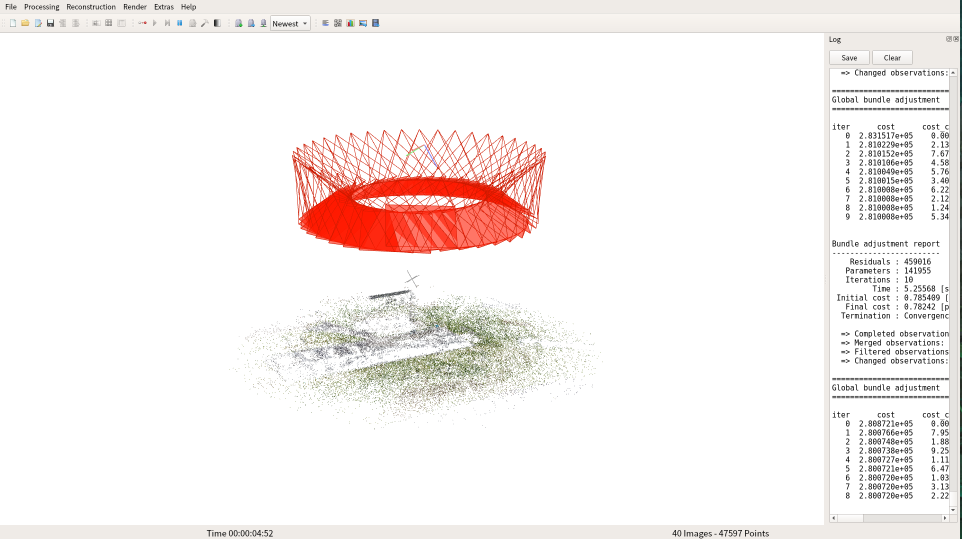
#> input picture document/flight_test_res/3d_0.png, 1923 x 1078 px, given in place of figurefastai.png, which was not available (shown at 1/2 size)
$ python cv2forcapturingcameravideos.py
#> lines starting #> are read from the running program, lines starting #| are printed output that depends on the picture; after the words box and inside, x2 and y2 are one past the last pixel; in counts of white or black regions, pixels touching at a corner belong together; pictures that were not available may be replaced by others from this repository, and a replacement may not be noted
import cv2
import numpy as np # helpful in dealing with matrices
# read the images
img = cv2.imread("figurefastai.png")
#> img is the input picture: shape (1078, 1923, 3); mean B, G, R 239.6, 241.2, 247.1

# conver into gray scale
imgGray = cv2.cvtColor(img, cv2.COLOR_BGR2GRAY)
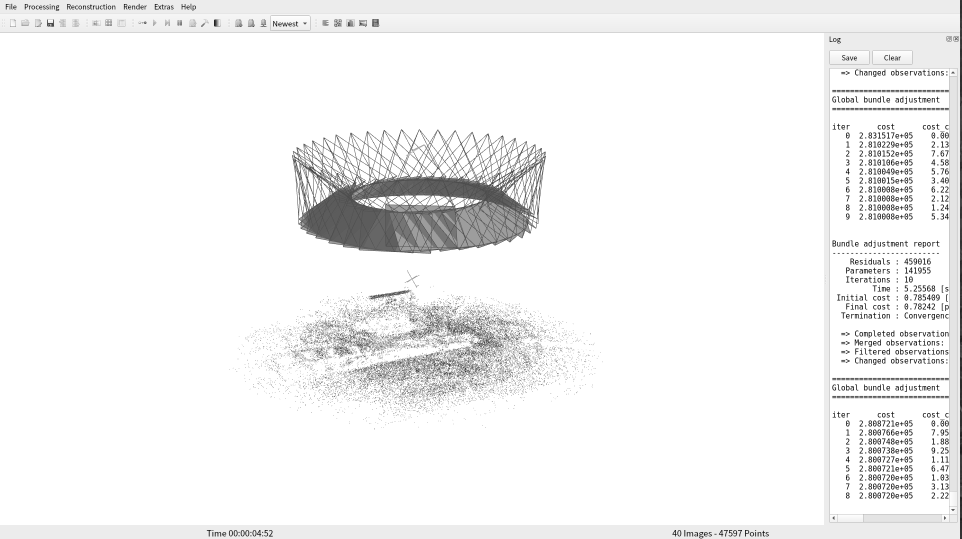
#> imgGray: shape (1078, 1923) (shown at 1/2 size); min 0, max 255, mean 242.8
# blur the image
imgBlur = cv2.GaussianBlur(imgGray, (7,7), 0) # Blur kernel size (7,7), sigma x is 0
# edge detector
imgCanny = cv2.Canny(img, 100, 100) # thereshold 100 and 100
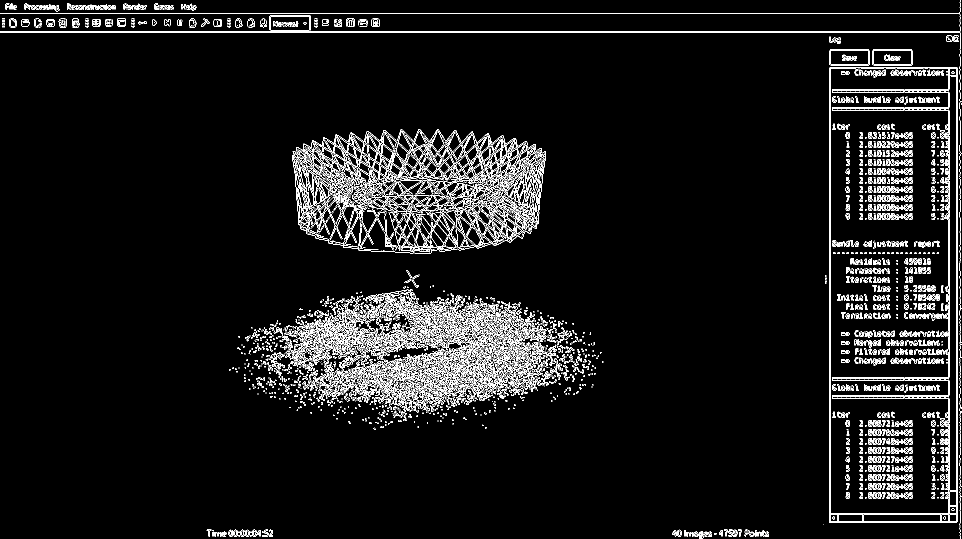
#> imgCanny: shape (1078, 1923) (shown at 1/2 size); 5.7% white in thin lines or dots
# imrove the thickness of the edges
kernel = np.ones((5, 5), np.uint8) # define the typ of objects as unit8
iterations = 1
imgDialation = cv2.dilate(imgCanny, kernel, iterations) # add the kernel, the iterations the kernels move
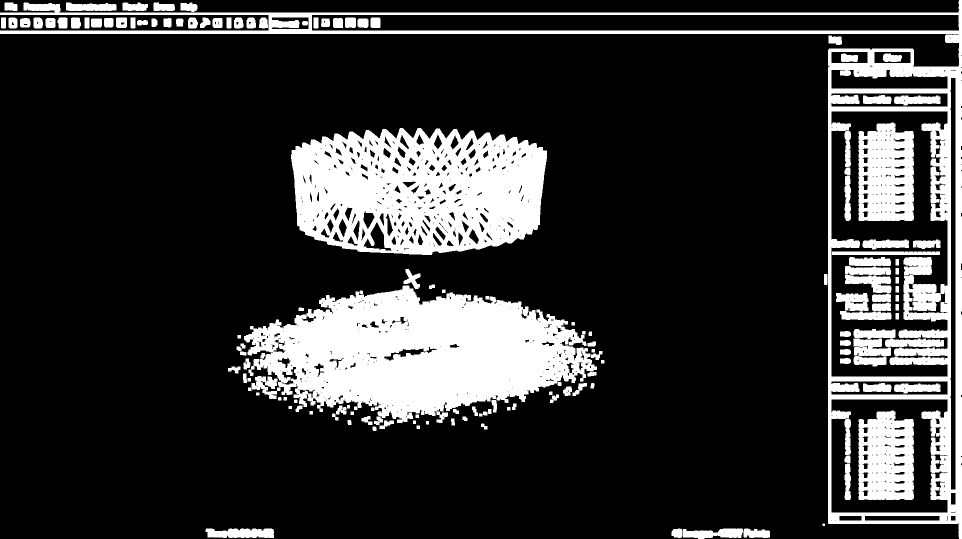
#> imgDialation: shape (1078, 1923) (shown at 1/2 size); 19.6% white; 142 white regions, largest, box (x1, y1, x2, y2) and area: (488, 571, 1194, 850) 120185, (0, 0, 1923, 1078) 98207, (582, 256, 1094, 510) 97421
# eroded the image
imgEroded = cv2.erode(imgDialation, kernel, iterations)
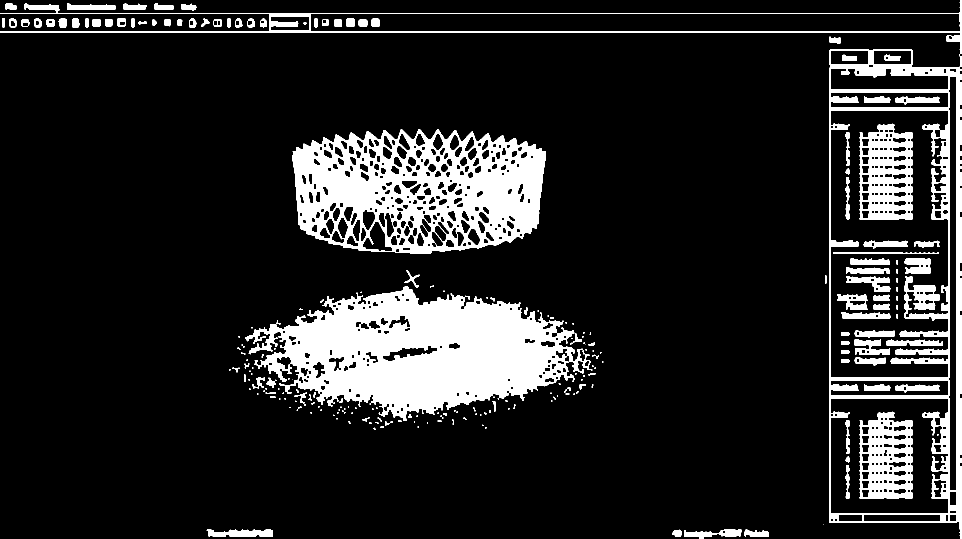
#> imgEroded: shape (1078, 1923) (shown at 1/2 size); 13.7% white; 233 white regions (113 under 20 px), largest, box (x1, y1, x2, y2) and area: (490, 573, 1185, 842) 100136, (584, 258, 1092, 508) 73393, (0, 0, 1923, 1078) 53224


# resize and crop the image
print(img.shape) # height, width, BGR. In cv2, x -> east, y -> south
#| (1078, 1923, 3)
imgResize = cv2.resize(img, (300, 200)) # define width then height
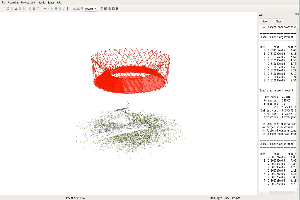
#> imgResize: shape (200, 300, 3); mean B, G, R 239.8, 241.4, 247.4

# [5 lines of commented-out code are left out]
cv2.imshow("Eroded image", imgEroded)
cv2.imshow("Resize image", imgResize)
cv2.waitKey(0)

# [20 lines of commented-out code are left out]
